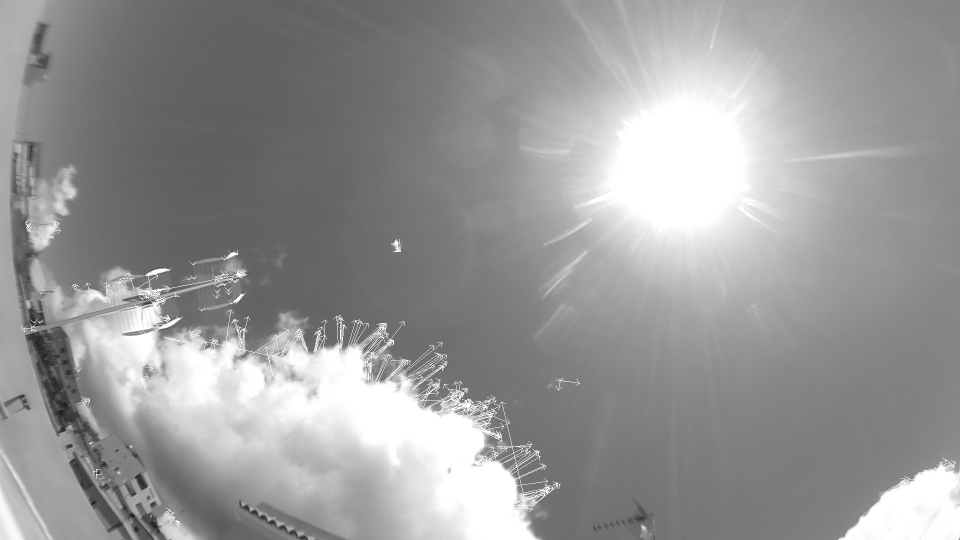
//> input picture tests/p.jpg, 1920 x 1080 px (shown at 1/2 size)
$ ./sun p.jpg   (built with g++ and OpenCV 4)
//> lines starting //> are read from the running program, lines starting //| are printed output that depends on the picture; after the words box and inside, x2 and y2 are one past the last pixel; in counts of white or black regions, pixels touching at a corner belong together
//> further down, img is the input picture: 1080 rows x 1920 cols, CV_8UC3; min 22, max 255, mean 151.5
#include <iostream>
#include <opencv2/core/core.hpp>
#include <opencv2/opencv.hpp>
#include <opencv2/highgui/highgui.hpp>
//#include <raspicam/raspicam_cv.h>
#include <ctime>
#include <cstdio>
#include <cmath>
#include <cstdlib>
#include <thread>
#include <unistd.h>
#include <cstring>
#include <time.h>
#include <sstream>
#include <dirent.h>
#include <sys/stat.h>
#include <cmath>
#include <algorithm>


using namespace std;
using namespace cv;
//using namespace raspicam;

#define _CRT_SECURE_NO_WARNINGS
#pragma warning(disable:4996)

int umbral_bajo = 0;
int const umbral_alto = 255;
int ratio_ = 3;
int kernel_size = 3;
int umbral;


int menor_vector(vector<float> soles_radio){
    float menor = soles_radio[0];
    int retorno;
    for(int k=0; k<soles_radio.size(); k++){
        if(soles_radio[k] < menor){
            menor = soles_radio[k];
            retorno = k;
        }
    }
    return retorno;
}

void detecta_sun(Mat img, int umbral_bajo){
//> called with umbral_bajo = 250

    vector<float> soles_radio;
    vector<Point2f> soles_center;

    //BILATERAL FILTER
    Mat bilateralFilterImg;
    bilateralFilter(img, bilateralFilterImg, 5, 175, 175);

    //EDGE DETECTION
    Mat edge;
    cvtColor(bilateralFilterImg, bilateralFilterImg, CV_RGB2GRAY);
//> bilateralFilterImg: 1080 rows x 1920 cols, CV_8UC1
    threshold(bilateralFilterImg, edge, umbral_bajo, umbral_alto, 0);
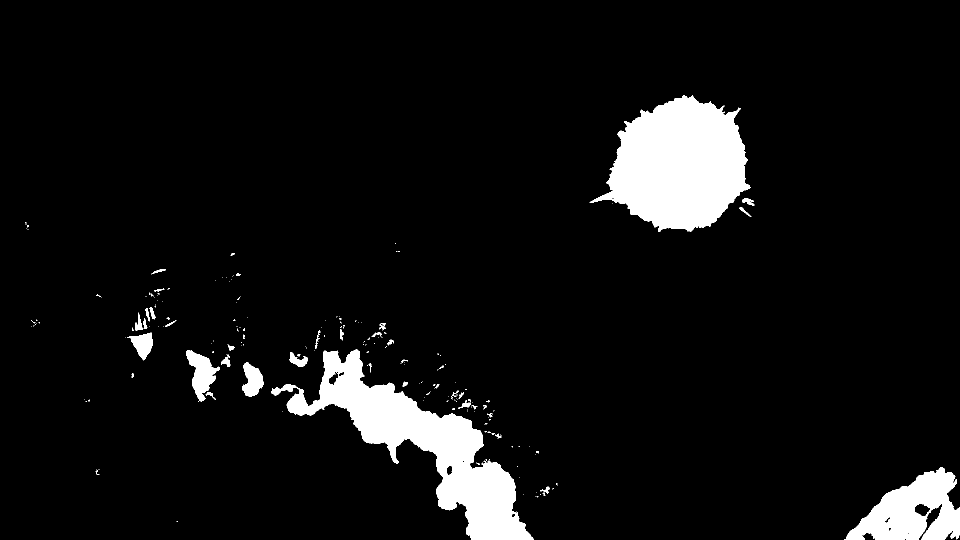
//> edge: 1080 rows x 1920 cols, CV_8UC1 (shown at 1/2 size); 6.7% white; 210 white regions (168 under 20 px)

    //COUNTOURS
    vector<vector<Point>> contours;
    vector<Vec4i> hierarchy;
    findContours(edge, contours, hierarchy, CV_RETR_TREE, CHAIN_APPROX_SIMPLE, Point(0, 0));
//> contours = 293 contours, 255 with area under 20; largest, box (x1, y1, x2, y2) and area: (1179, 190, 1501, 464) 55782, (543, 699, 1068, 1080) 53454, (1691, 934, 1920, 1080) 19186, (372, 700, 440, 803) 3134, (484, 724, 527, 793) 1807

    vector<vector<Point>> contours_poly(contours.size());
//> contours_poly = 293 empty contours
    vector<Point2f> center(contours.size());
    vector<float> radius(contours.size());

    for (int i = 0; i < contours.size(); i++)
    {
            approxPolyDP(Mat(contours[i]), contours_poly[i], 3, true);
            minEnclosingCircle((Mat)contours_poly[i], center[i], radius[i]);
            double area = (3.14159265359 * pow(radius[i],2));

            if (radius[i] > 150 && radius[i] < 210) {
                    cout << radius[i] << endl;
                    soles_radio.push_back(radius[i]);
                    soles_center.push_back(center[i]);
            }
    }
//> this loop made 293 passes
//> area on passes 1 to 3: 3.14e-08, 3.14e-08, 3.14e-08
//| 177.553
//> (output is shown up to pass 291 of 293)
//> after the loop, contours_poly = 293 contours, 263 with area under 20; largest, box (x1, y1, x2, y2) and area: (1179, 190, 1501, 464) 55880, (543, 699, 1068, 1080) 53580, (1691, 934, 1920, 1080) 19246, (372, 700, 440, 803) 3122, (484, 724, 526, 793) 1858; center = 293 Points (x, y), first 12: [1688, 1079], [1742, 1070], [353, 1042], [1033, 1023], [1071, 993], [1074.5, 992.5], [1073, 993], [1047, 989], [1080, 988], [1088, 988.5], [1084, 986], [1073, 984]; radius = 293 values, max 302 at index 143, min 0.0001 at index 0, mean 4.25

    if(soles_radio.size() > 1){

        int i, proximo;
        auto centro = soles_center.front();
        auto radio = soles_radio.front();


        //BUSQUEDA DEL ELEMENTO MÁS PROXIMO A 200

        int num_aproximar = 200;

        vector<float> diferencia;
        for(int j=0; j<soles_radio.size(); j++){
            diferencia.push_back(abs(num_aproximar-soles_radio[j]));
        }

        int index = menor_vector(diferencia);

        centro = soles_center[index];
        radio = soles_radio[index];

        circle(img, centro, (int)radio, Scalar(0, 0, 255), 2, 8, 0);
        circle(img, centro, 5, Scalar(255, 0, 0), 2, 8, 0);


    }else if(soles_radio.size() == 1){
        auto radio = soles_radio.front();
//> radio = 177.6
        auto centro = soles_center.front();
//> centro = Point(1332.8, 315.3)
        soles_radio.clear();
        soles_center.clear();
        circle(img, centro, (int)radio, Scalar(0, 0, 255), 2, 8, 0);
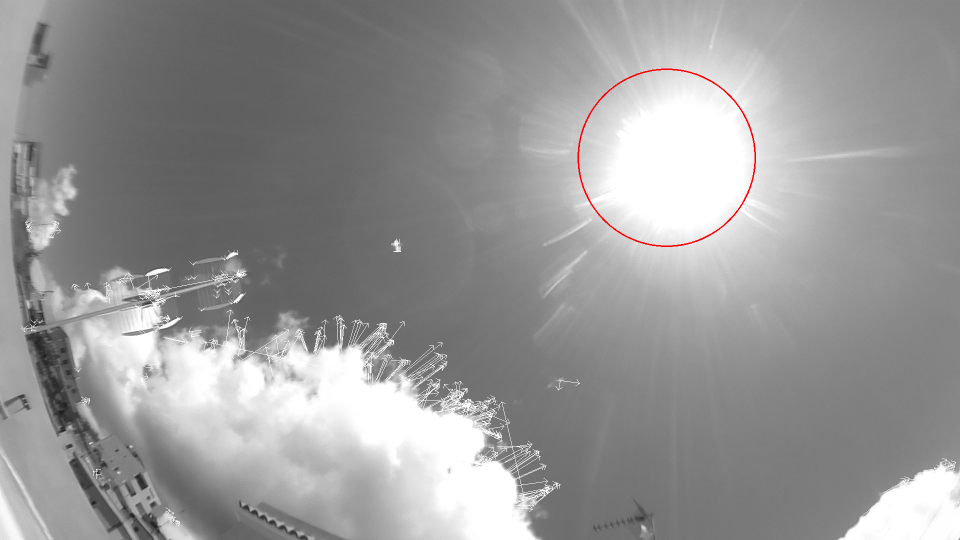
//> img: 1080 rows x 1920 cols, CV_8UC3 (shown at 1/2 size); 0.16% of pixels changed, all inside (x1, y1, x2, y2) = (1155, 137, 1512, 494)
        circle(img, centro, 5, Scalar(255, 0, 0), 2, 8, 0);
//> img: 1080 rows x 1920 cols, CV_8UC3; 90 pixels changed, all inside (x1, y1, x2, y2) = (1327, 309, 1340, 322)
    }

    imshow("IMG", img);
}

int main(int argc, char *argv[])
{
    namedWindow("IMG", CV_WINDOW_NORMAL);
    umbral_bajo=250;

    cout << "Umbral: " << umbral_bajo << endl << endl;


    if(argv[1] != ""){
        string ruta_img(argv[1]);

        Mat img = imread(ruta_img.c_str());
        detecta_sun(img, umbral_bajo);
    }
    else{
        return -1;
    }

    waitKey(0);
    return 0;
}
